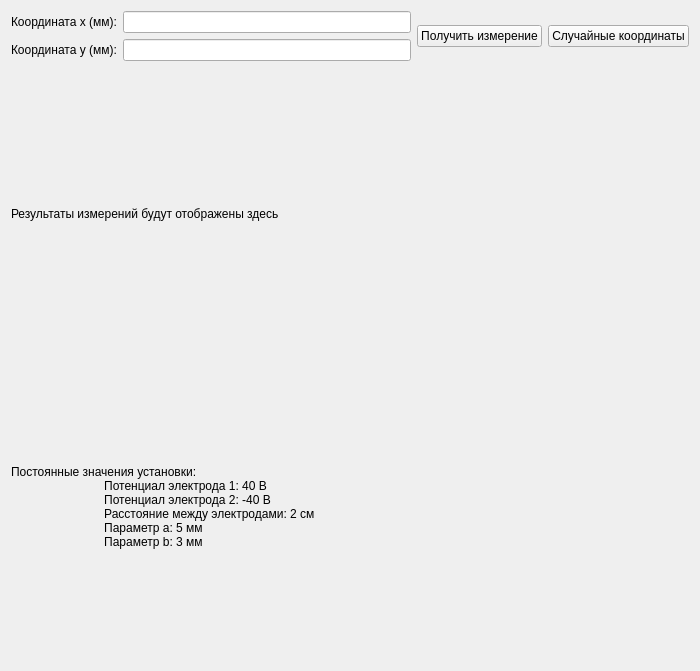
<?xml version="1.0" encoding="UTF-8"?>
<ui version="4.0">
    <class>Form</class>
    <widget class="QWidget" name="Form">
        <property name="enabled">
            <bool>true</bool>
        </property>
        <property name="geometry">
            <rect>
                <x>0</x>
                <y>0</y>
                <width>700</width>
                <height>671</height>
            </rect>
        </property>
        <property name="sizePolicy">
            <sizepolicy hsizetype="Expanding" vsizetype="Expanding">
                <horstretch>0</horstretch>
                <verstretch>0</verstretch>
            </sizepolicy>
        </property>
        <property name="windowTitle">
            <string>Лабораторная работа</string>
        </property>
        <layout class="QVBoxLayout" name="verticalLayout">
            <item>
                <layout class="QHBoxLayout" name="horizontalLayout">
                    <item>
                        <layout class="QFormLayout" name="formLayout">
                            <item row="0" column="0">
                                <widget class="QLabel" name="label_x">
                                    <property name="text">
                                        <string>Координата x (мм):</string>
                                    </property>
                                </widget>
                            </item>
                            <item row="0" column="1">
                                <widget class="QLineEdit" name="x_input"/>
                            </item>
                            <item row="1" column="0">
                                <widget class="QLabel" name="label_y">
                                    <property name="text">
                                        <string>Координата y (мм):</string>
                                    </property>
                                </widget>
                            </item>
                            <item row="1" column="1">
                                <widget class="QLineEdit" name="y_input"/>
                            </item>
                        </layout>
                    </item>
                    <item>
                        <widget class="QPushButton" name="get_measurement_button">
                            <property name="text">
                                <string>Получить измерение</string>
                            </property>
                        </widget>
                    </item>
                    <item>
                        <widget class="QPushButton" name="random_coords_button">
                            <property name="text">
                                <string>Случайные координаты</string>
                            </property>
                        </widget>
                    </item>
                </layout>
            </item>
            <item>
                <widget class="QLabel" name="result_label">
                    <property name="text">
                        <string>Результаты измерений будут отображены здесь</string>
                    </property>
                </widget>
            </item>
            <item>
                <widget class="QLabel" name="constants_label">
                    <property name="text">
                        <string>Постоянные значения установки:
                            Потенциал электрода 1: 40 В
                            Потенциал электрода 2: -40 В
                            Расстояние между электродами: 2 cм
                            Параметр a: 5 мм
                            Параметр b: 3 мм
                        </string>
                    </property>
                </widget>
            </item>
        </layout>
    </widget>
    <resources/>
    <connections/>
</ui>
